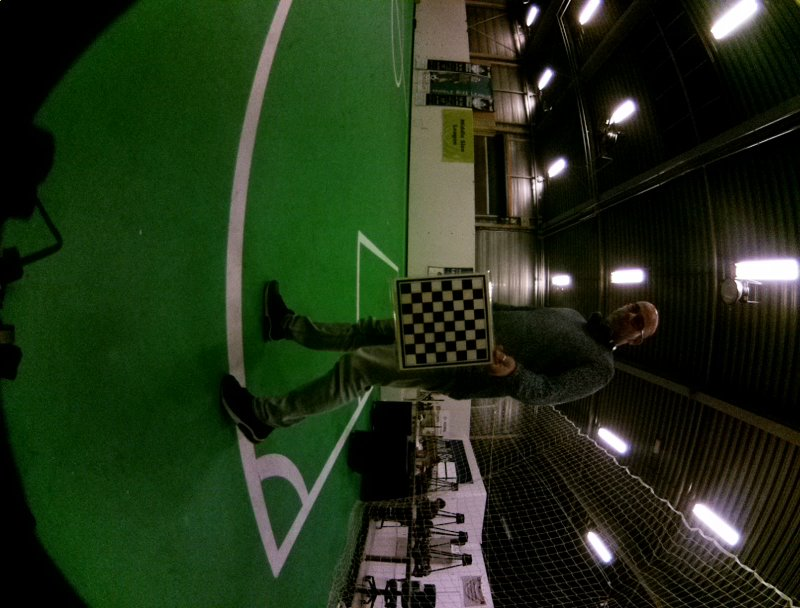
#> input picture test/test_calibration/cam0_20240227_213115.jpg, 800 x 608 px; its folder holds only this picture in this run
$ python fisheye_calibrate.py
#> lines starting #> are read from the running program, lines starting #| are printed output that depends on the picture; after the words box and inside, x2 and y2 are one past the last pixel; in counts of white or black regions, pixels touching at a corner belong together
#!/usr/bin/env python3

import cv2
import numpy as np
import glob
import os

# Run this script in the folder containing the .JPG images
#CHECKERBOARD = (6, 9)
CHECKERBOARD = (7, 7) # columns / # rows

subpix_criteria = (cv2.TERM_CRITERIA_EPS + cv2.TERM_CRITERIA_MAX_ITER, 30, 0.1)
calibration_flags = cv2.fisheye.CALIB_RECOMPUTE_EXTRINSIC + cv2.fisheye.CALIB_CHECK_COND + cv2.fisheye.CALIB_FIX_SKEW

objp = np.zeros((1, CHECKERBOARD[0] * CHECKERBOARD[1], 3), np.float32)
objp[0, :, :2] = np.mgrid[0:CHECKERBOARD[0], 0:CHECKERBOARD[1]].T.reshape(-1, 2)

_img_shape = None
objpoints = []  # 3d points in real world spaceobjp
imgpoints = []  # 2d points in image plane.
images = glob.glob('*.jpg')

# Loop through images
for fname in images:
    img = cv2.imread(fname)
#> img is the input picture: shape (608, 800, 3); mean B, G, R 24.5, 48.9, 33.7
    if img is None:
        continue
    if _img_shape is None:
        _img_shape = img.shape[:2]
    else:
        assert _img_shape == img.shape[:2], "All images must share the same size."

    # Find Corners using gray scale image
    gray = cv2.cvtColor(img, cv2.COLOR_BGR2GRAY)
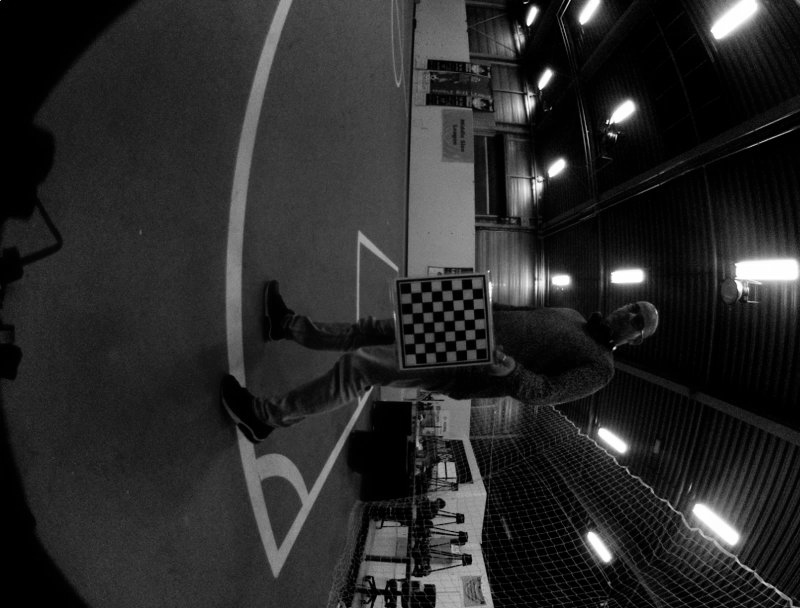
#> gray: shape (608, 800); min 0, max 255, mean 41.6

    #ret, corners = cv2.findChessboardCorners(gray, CHECKERBOARD, cv2.CALIB_CB_ADAPTIVE_THRESH + cv2.CALIB_CB_FAST_CHECK + cv2.CALIB_CB_NORMALIZE_IMAGE)
    ret, corners = cv2.findChessboardCorners(gray, CHECKERBOARD, cv2.CALIB_CB_ADAPTIVE_THRESH + cv2.CALIB_CB_FILTER_QUADS + cv2.CALIB_CB_NORMALIZE_IMAGE) # Current Falcons CamCal option
#> ret = True; corners = 49 rows, first 8: [415.3, 353.5], [414.4, 343.5], [415, 336], [413, 323.5], [412.2, 313.2], [411.5, 303.2], [410.7, 292.8], [425.5, 352.8]

    if ret:
        objpoints.append(objp)
        cv2.cornerSubPix(gray, corners, (3, 3), (-1, -1), subpix_criteria)
        imgpoints.append(corners)

        # Visual confirmation of corner detection
        cv2.drawChessboardCorners(img, CHECKERBOARD, corners, ret)
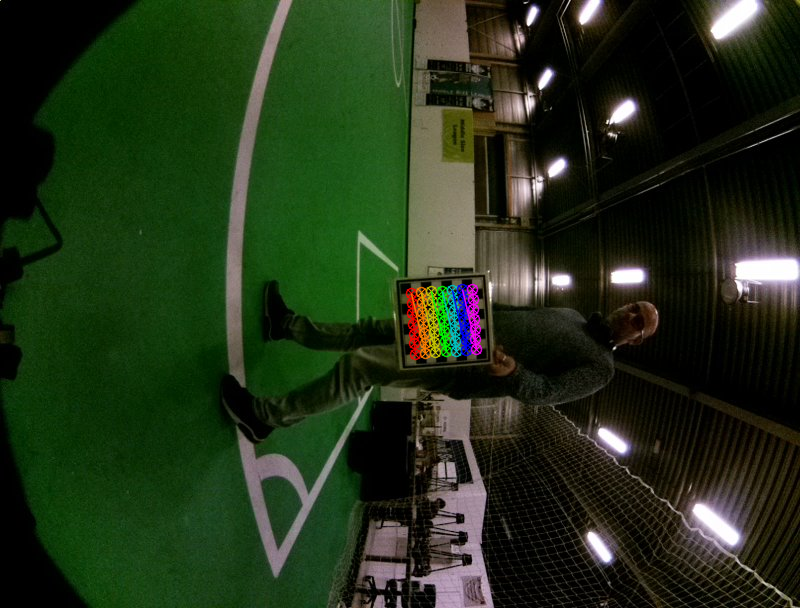
#> img: shape (608, 800, 3); 1% of pixels changed, all inside (x1, y1, x2, y2) = (405, 283, 483, 361)
        cv2.imshow('Found Chessboard Corners', img)
        cv2.waitKey(500)  # Wait for 500 ms

if not objpoints or not imgpoints or len(objpoints) != len(imgpoints):
    print("Error: Mismatch or empty data in object points and image points.")
    print(f"Object points: {len(objpoints)}, Image points: {len(imgpoints)}")
    cv2.destroyAllWindows()
    exit(1)

## Calibrate

N_OK = len(objpoints)
K = np.zeros((3, 3))
D = np.zeros((4, 1))
rvecs = [np.zeros((1, 1, 3), dtype=np.float64) for i in range(N_OK)]
tvecs = [np.zeros((1, 1, 3), dtype=np.float64) for i in range(N_OK)]

try:
    rms, _, _, _, _ = cv2.fisheye.calibrate(
        objpoints,
        imgpoints,
        gray.shape[::-1],
        K,
        D,
        rvecs,
        tvecs,
        calibration_flags,
        (cv2.TERM_CRITERIA_EPS + cv2.TERM_CRITERIA_MAX_ITER, 30, 1e-6)
    )
#> rms = 1.24
    print(f"Found {N_OK} valid images for calibration")
    print(f"DIM={_img_shape[::-1]}")
#| DIM=(800, 608)
    print(f"K=np.array({K.tolist()})")
    print(f"D=np.array({D.tolist()})")
except cv2.error as e:
    print(f"OpenCV Error during calibration: {e}")

cv2.destroyAllWindows()

$ run again, on test/test_calibration/cam0_20240227_213133.jpg
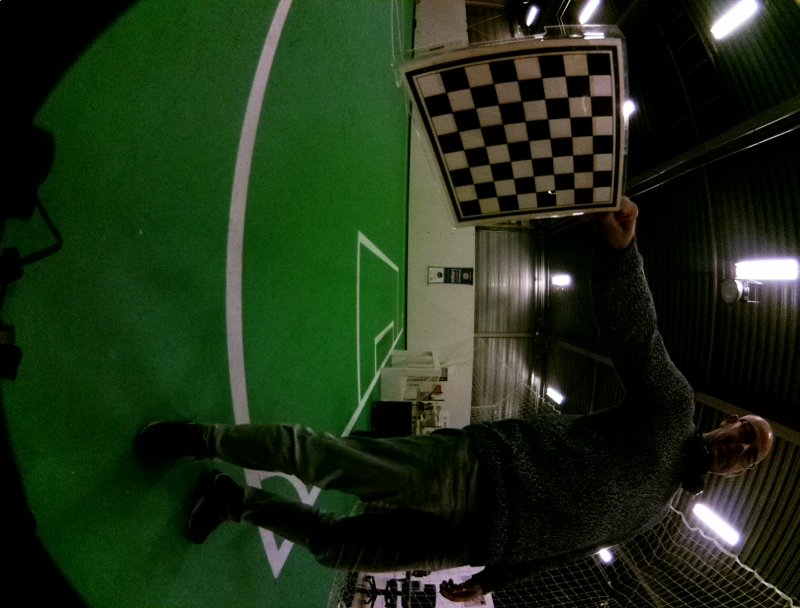
#> input picture test/test_calibration/cam0_20240227_213133.jpg, 800 x 608 px
#> img is the input picture: shape (608, 800, 3); mean B, G, R 23.3, 46.8, 29.9
#> `gray = cv2.cvtColor(img, cv2.COLOR_BGR2GRAY)`:
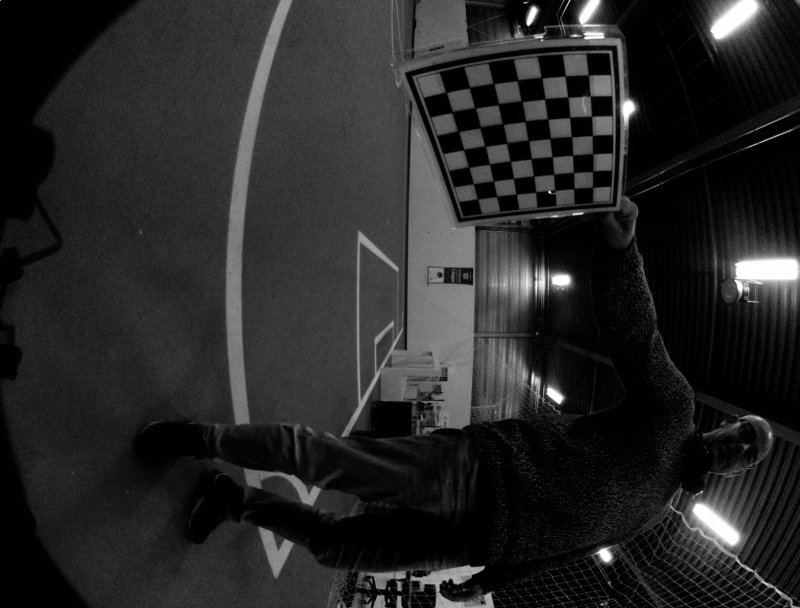
#> gray: shape (608, 800); min 0, max 255, mean 39.1
#> ret = True; corners = 49 rows, first 8: [446.4, 92.62], [469.4, 87.71], [489, 88], [523, 84], [541.2, 77.35], [565.1, 76.28], [588.3, 75.14], [451.8, 112.5]
#> `cv2.drawChessboardCorners(img, CHECKERBOARD, corners, ret)`:
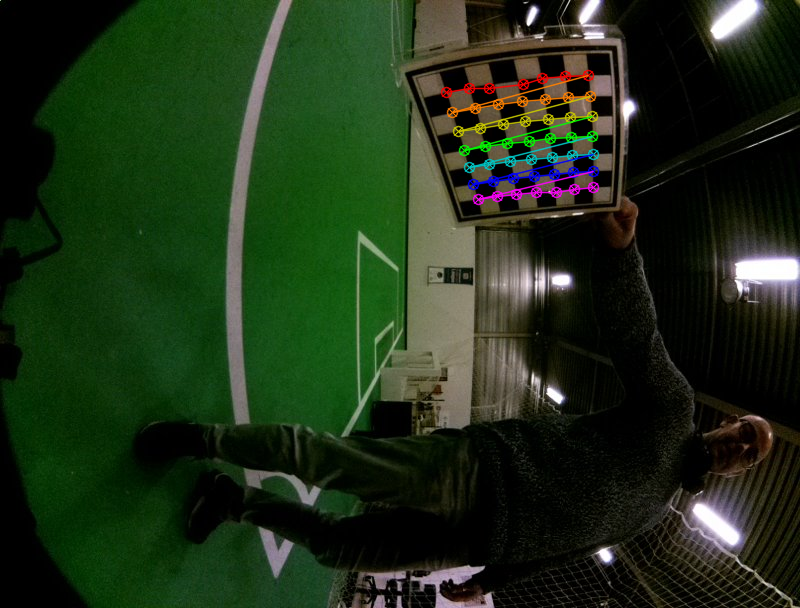
#> img: shape (608, 800, 3); 1.73% of pixels changed, all inside (x1, y1, x2, y2) = (440, 69, 600, 206)
#> rms = 1.26
#| DIM=(800, 608)

$ run again, on test/test_calibration/cam3_20240227_213124.jpg
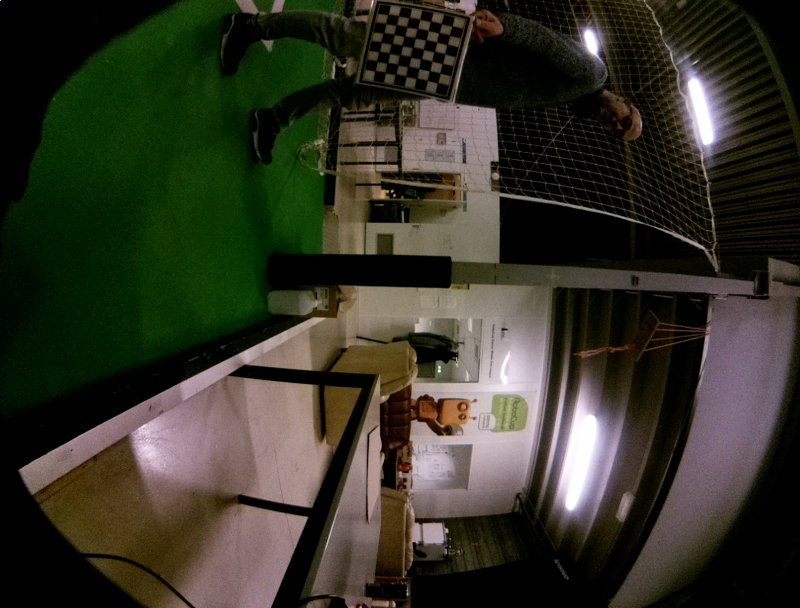
#> input picture test/test_calibration/cam3_20240227_213124.jpg, 800 x 608 px
#> img is the input picture: shape (608, 800, 3); mean B, G, R 39.1, 52.1, 52.4
#> `gray = cv2.cvtColor(img, cv2.COLOR_BGR2GRAY)`:
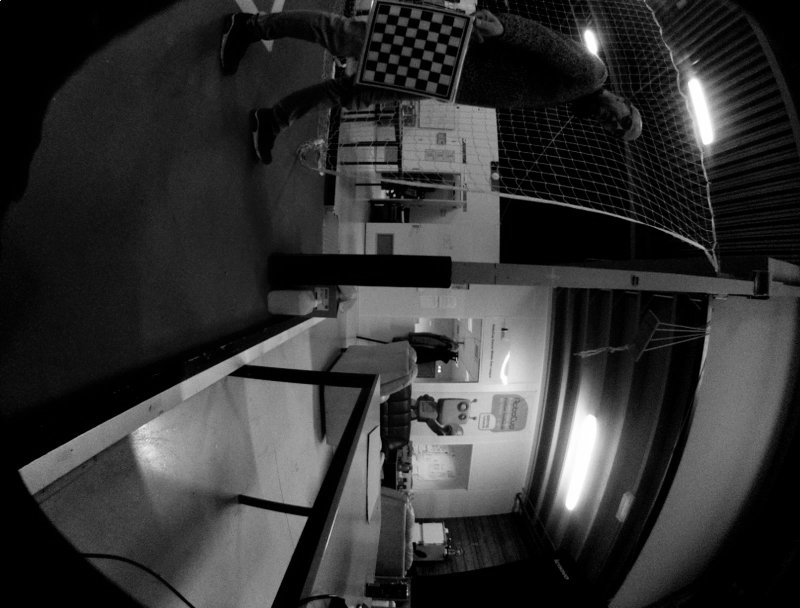
#> gray: shape (608, 800); min 0, max 255, mean 50.7
#> ret = True; corners = 49 rows, first 8: [387.9, 14.46], [398.5, 15.76], [409.1, 17.38], [420.1, 19.24], [430.5, 21.38], [441.3, 23.51], [451.8, 25.92], [385.8, 23.28]
#> `cv2.drawChessboardCorners(img, CHECKERBOARD, corners, ret)`:
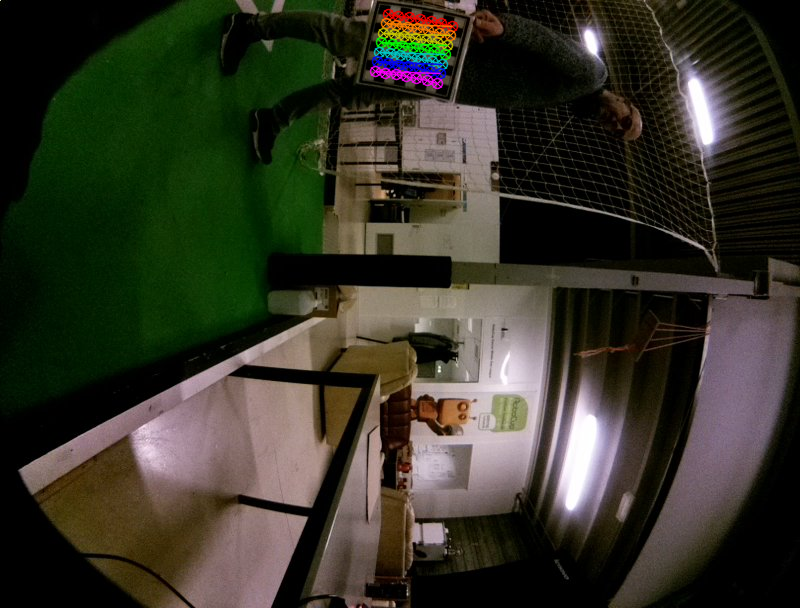
#> img: shape (608, 800, 3); 1% of pixels changed, all inside (x1, y1, x2, y2) = (369, 8, 459, 90)
#> rms = 0.165
#| DIM=(800, 608)
